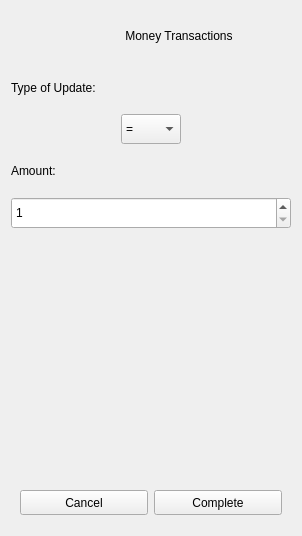
      <widget class="QWidget" name="page_money_transactions">
       <layout class="QVBoxLayout" name="verticalLayout_23">
        <item>
         <widget class="QWidget" name="widget_right_menu_expand_table_container_5" native="true">
          <property name="styleSheet">
           <string notr="true">QPushButton {
	background-color: transparent;
	border: none;
}

QPushButton::hover {
	border: 1px solid #44fda2;
}

QPushButton::pressed {
	border: 1px solid #808080;
}</string>
          </property>
          <layout class="QHBoxLayout" name="horizontalLayout_42">
           <property name="topMargin">
            <number>0</number>
           </property>
           <property name="bottomMargin">
            <number>0</number>
           </property>
           <item>
            <widget class="QLabel" name="lbl_right_menu_money_transactions_header_icon">
             <property name="minimumSize">
              <size>
               <width>50</width>
               <height>50</height>
              </size>
             </property>
             <property name="maximumSize">
              <size>
               <width>50</width>
               <height>50</height>
              </size>
             </property>
             <property name="text">
              <string/>
             </property>
             <property name="pixmap">
              <pixmap resource="../icons_source.qrc">:/newSource/icons/money_green.png</pixmap>
             </property>
             <property name="scaledContents">
              <bool>true</bool>
             </property>
            </widget>
           </item>
           <item>
            <widget class="QLabel" name="lbl_right_menu_money_transactions_header">
             <property name="minimumSize">
              <size>
               <width>150</width>
               <height>50</height>
              </size>
             </property>
             <property name="maximumSize">
              <size>
               <width>16777215</width>
               <height>50</height>
              </size>
             </property>
             <property name="text">
              <string>Money Transactions</string>
             </property>
             <property name="alignment">
              <set>Qt::AlignCenter</set>
             </property>
            </widget>
           </item>
          </layout>
         </widget>
        </item>
        <item>
         <spacer name="verticalSpacer_11">
          <property name="orientation">
           <enum>Qt::Vertical</enum>
          </property>
          <property name="sizeType">
           <enum>QSizePolicy::Fixed</enum>
          </property>
          <property name="sizeHint" stdset="0">
           <size>
            <width>20</width>
            <height>10</height>
           </size>
          </property>
         </spacer>
        </item>
        <item>
         <widget class="QLabel" name="lbl_money_transactions_type_of_update">
          <property name="minimumSize">
           <size>
            <width>0</width>
            <height>21</height>
           </size>
          </property>
          <property name="maximumSize">
           <size>
            <width>16777215</width>
            <height>21</height>
           </size>
          </property>
          <property name="text">
           <string>Type of Update:</string>
          </property>
         </widget>
        </item>
        <item>
         <spacer name="verticalSpacer_13">
          <property name="orientation">
           <enum>Qt::Vertical</enum>
          </property>
          <property name="sizeType">
           <enum>QSizePolicy::Fixed</enum>
          </property>
          <property name="sizeHint" stdset="0">
           <size>
            <width>20</width>
            <height>10</height>
           </size>
          </property>
         </spacer>
        </item>
        <item>
         <layout class="QHBoxLayout" name="horizontalLayout_68">
          <item>
           <widget class="QComboBox" name="comboBox_money_transactions_type_of_update">
            <property name="minimumSize">
             <size>
              <width>60</width>
              <height>30</height>
             </size>
            </property>
            <property name="maximumSize">
             <size>
              <width>60</width>
              <height>30</height>
             </size>
            </property>
            <item>
             <property name="text">
              <string>=</string>
             </property>
            </item>
            <item>
             <property name="text">
              <string>+</string>
             </property>
            </item>
            <item>
             <property name="text">
              <string>-</string>
             </property>
            </item>
            <item>
             <property name="text">
              <string>%+</string>
             </property>
            </item>
            <item>
             <property name="text">
              <string>%-</string>
             </property>
            </item>
           </widget>
          </item>
         </layout>
        </item>
        <item>
         <spacer name="verticalSpacer_12">
          <property name="orientation">
           <enum>Qt::Vertical</enum>
          </property>
          <property name="sizeType">
           <enum>QSizePolicy::Fixed</enum>
          </property>
          <property name="sizeHint" stdset="0">
           <size>
            <width>20</width>
            <height>10</height>
           </size>
          </property>
         </spacer>
        </item>
        <item>
         <widget class="QLabel" name="lbl_money_transactions_amount">
          <property name="minimumSize">
           <size>
            <width>0</width>
            <height>21</height>
           </size>
          </property>
          <property name="maximumSize">
           <size>
            <width>16777215</width>
            <height>21</height>
           </size>
          </property>
          <property name="text">
           <string>Amount:</string>
          </property>
         </widget>
        </item>
        <item>
         <spacer name="verticalSpacer_14">
          <property name="orientation">
           <enum>Qt::Vertical</enum>
          </property>
          <property name="sizeType">
           <enum>QSizePolicy::Fixed</enum>
          </property>
          <property name="sizeHint" stdset="0">
           <size>
            <width>20</width>
            <height>10</height>
           </size>
          </property>
         </spacer>
        </item>
        <item>
         <widget class="QSpinBox" name="spinBox_money_transactions_amount">
          <property name="minimumSize">
           <size>
            <width>280</width>
            <height>32</height>
           </size>
          </property>
          <property name="maximumSize">
           <size>
            <width>280</width>
            <height>32</height>
           </size>
          </property>
          <property name="minimum">
           <number>1</number>
          </property>
          <property name="maximum">
           <number>1000000000</number>
          </property>
         </widget>
        </item>
        <item>
         <spacer name="verticalSpacer_10">
          <property name="orientation">
           <enum>Qt::Vertical</enum>
          </property>
          <property name="sizeHint" stdset="0">
           <size>
            <width>20</width>
            <height>245</height>
           </size>
          </property>
         </spacer>
        </item>
        <item>
         <widget class="QWidget" name="widget_money_transactions_btn_container" native="true">
          <property name="minimumSize">
           <size>
            <width>280</width>
            <height>45</height>
           </size>
          </property>
          <property name="maximumSize">
           <size>
            <width>280</width>
            <height>45</height>
           </size>
          </property>
          <property name="styleSheet">
           <string notr="true">QPushButton[objectName=&quot;btn_money_transactions_cancel&quot;] {
	border: 2px solid #808080;
	background-color: #808080;
	color: #f0f0f0;
}

QPushButton[objectName=&quot;btn_money_transactions_cancel&quot;]::hover{
	border: 2px solid #585858;
	background-color: #585858;
}

QPushButton[objectName=&quot;btn_money_transactions_cancel&quot;]::pressed{
	border: 2px solid #444444;
	background-color: #444444;
}</string>
          </property>
          <layout class="QHBoxLayout" name="horizontalLayout_37">
           <item>
            <widget class="QPushButton" name="btn_money_transactions_cancel">
             <property name="minimumSize">
              <size>
               <width>125</width>
               <height>25</height>
              </size>
             </property>
             <property name="maximumSize">
              <size>
               <width>16777215</width>
               <height>25</height>
              </size>
             </property>
             <property name="cursor">
              <cursorShape>PointingHandCursor</cursorShape>
             </property>
             <property name="text">
              <string>Cancel</string>
             </property>
             <property name="icon">
              <iconset resource="../icons_source.qrc">
               <normaloff>:/newSource/icons/cancel.png</normaloff>:/newSource/icons/cancel.png</iconset>
             </property>
            </widget>
           </item>
           <item>
            <widget class="QPushButton" name="btn_money_transactions_complete">
             <property name="minimumSize">
              <size>
               <width>125</width>
               <height>25</height>
              </size>
             </property>
             <property name="maximumSize">
              <size>
               <width>16777215</width>
               <height>25</height>
              </size>
             </property>
             <property name="cursor">
              <cursorShape>PointingHandCursor</cursorShape>
             </property>
             <property name="text">
              <string>Complete</string>
             </property>
             <property name="icon">
              <iconset resource="../icons_source.qrc">
               <normaloff>:/newSource/icons/complete.png</normaloff>:/newSource/icons/complete.png</iconset>
             </property>
            </widget>
           </item>
          </layout>
         </widget>
        </item>
       </layout>
      </widget>
